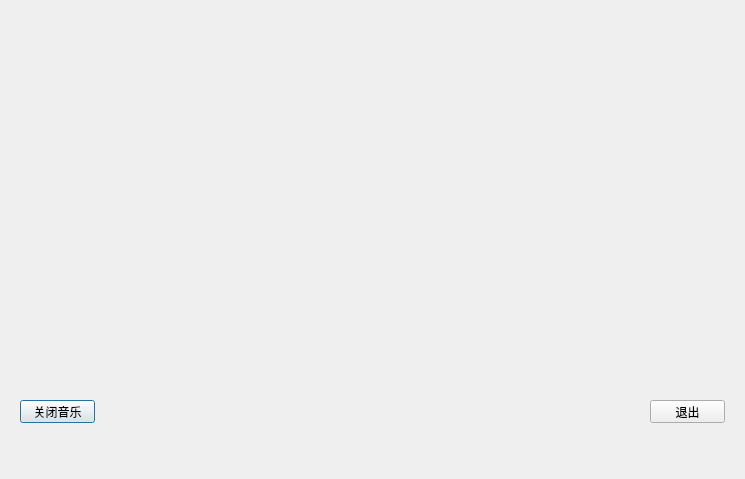
<?xml version="1.0" encoding="UTF-8"?>
<ui version="4.0">
 <class>record</class>
 <widget class="QDialog" name="record">
  <property name="geometry">
   <rect>
    <x>0</x>
    <y>0</y>
    <width>745</width>
    <height>479</height>
   </rect>
  </property>
  <property name="windowTitle">
   <string>Dialog</string>
  </property>
  <property name="styleSheet">
   <string notr="true">background-image: url(:/tg.jpg);</string>
  </property>
  <widget class="QLabel" name="label">
   <property name="geometry">
    <rect>
     <x>40</x>
     <y>30</y>
     <width>671</width>
     <height>381</height>
    </rect>
   </property>
   <property name="font">
    <font>
     <family>Adobe 宋体 Std L</family>
     <pointsize>11</pointsize>
     <weight>50</weight>
     <bold>false</bold>
    </font>
   </property>
   <property name="styleSheet">
    <string notr="true"/>
   </property>
   <property name="text">
    <string/>
   </property>
  </widget>
  <widget class="QPushButton" name="close_music">
   <property name="geometry">
    <rect>
     <x>20</x>
     <y>400</y>
     <width>75</width>
     <height>23</height>
    </rect>
   </property>
   <property name="text">
    <string>关闭音乐</string>
   </property>
  </widget>
  <widget class="QPushButton" name="exit">
   <property name="geometry">
    <rect>
     <x>650</x>
     <y>400</y>
     <width>75</width>
     <height>23</height>
    </rect>
   </property>
   <property name="text">
    <string>退出</string>
   </property>
  </widget>
 </widget>
 <resources/>
 <connections/>
</ui>
